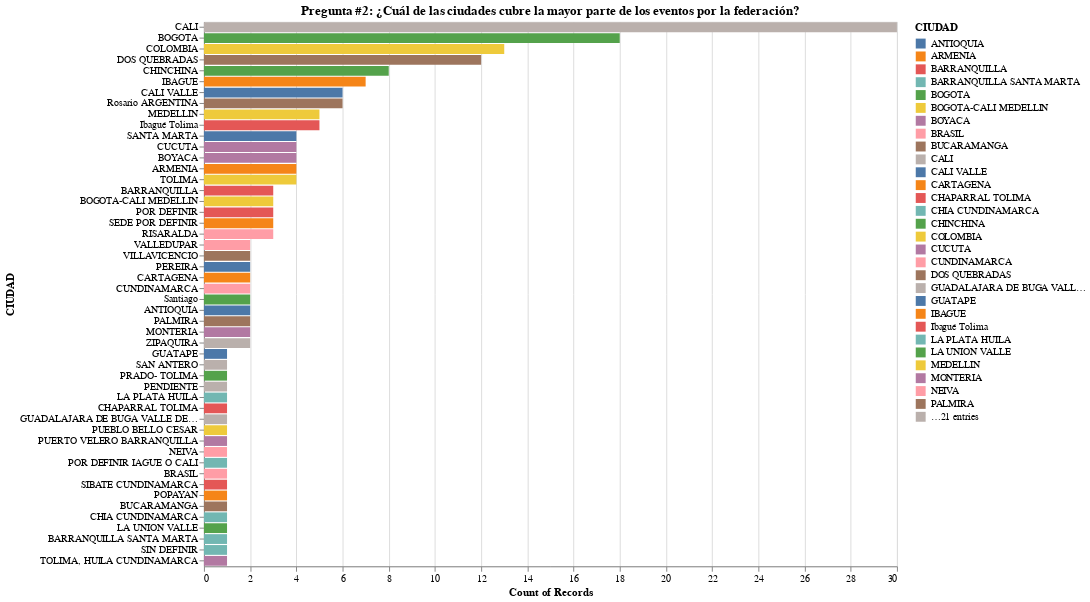

Source (notebook cell):
### Markdown cell above
**Pregunta #2:** *¿Cuál de las ciudades cubre la mayor parte de los eventos por la federación?*

### Code cell
from typing import Text
from typing import Text
#Visualización #2: 
p2=alt.Chart(eventos_df).mark_bar().encode(    
    alt.X('count():Q'),                    
    alt.Y('CIUDAD:N', sort = '-x'), 
    alt.Color('CIUDAD:N')
).properties(
    width = 700,
    height = 550
).interactive()
p2.title ='Pregunta #2: ¿Cuál de las ciudades cubre la mayor parte de los eventos por la federación?'
p2

### Figure 1 — Vega-Lite specification as saved in the notebook (floating-point values rounded to 4 significant figures; data arrays with more than 128 entries replaced by an {"elided": "..."} marker saying what was removed)
{"config": {"view": {"continuousWidth": 400, "continuousHeight": 300}}, "data": {"name": "data-4343391edb7c46be6db30522b6d4bbeb"}, "mark": "bar", "encoding": {"color": {"field": "CIUDAD", "type": "nominal"}, "x": {"aggregate": "count", "type": "quantitative"}, "y": {"field": "CIUDAD", "sort": "-x", "type": "nominal"}}, "height": 550, "selection": {"selector030": {"type": "interval", "bind": "scales", "encodings": ["x", "y"]}}, "title": "Pregunta #2: ¿Cuál de las ciudades cubre la mayor parte de los eventos por la federación?", "width": 700, "$schema": "https://vega.github.io/schema/vega-lite/v4.17.0.json", "datasets": {"data-4343391edb7c46be6db30522b6d4bbeb": {"elided": "185 records"}}}
